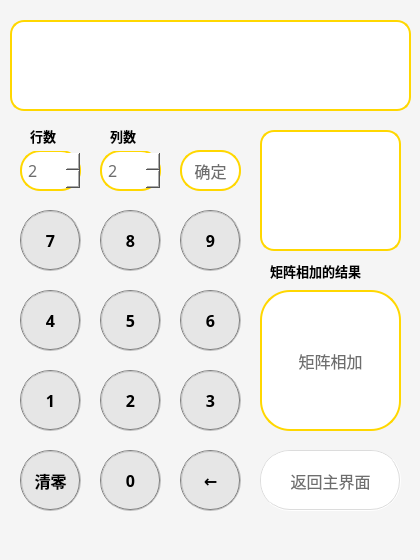
<?xml version="1.0" encoding="UTF-8"?>
<ui version="4.0">
 <class>juzhen</class>
 <widget class="QWidget" name="juzhen">
  <property name="geometry">
   <rect>
    <x>0</x>
    <y>0</y>
    <width>420</width>
    <height>560</height>
   </rect>
  </property>
  <property name="windowTitle">
   <string>Form</string>
  </property>
  <property name="styleSheet">
   <string notr="true">background-color: rgb(245,245,245);</string>
  </property>
  <widget class="QPushButton" name="pushButton_5">
   <property name="geometry">
    <rect>
     <x>100</x>
     <y>290</y>
     <width>61</width>
     <height>61</height>
    </rect>
   </property>
   <property name="font">
    <font>
     <family>Arial Black</family>
     <pointsize>12</pointsize>
     <weight>75</weight>
     <bold>true</bold>
    </font>
   </property>
   <property name="cursor">
    <cursorShape>PointingHandCursor</cursorShape>
   </property>
   <property name="styleSheet">
    <string notr="true">border:2px groove gray;border-radius:30px;padding:2px 4px;
color: rgb(	110,110,110);
background-color: rgb(230,230,230);</string>
   </property>
   <property name="text">
    <string>5</string>
   </property>
  </widget>
  <widget class="QLineEdit" name="lineEdit">
   <property name="geometry">
    <rect>
     <x>10</x>
     <y>20</y>
     <width>401</width>
     <height>91</height>
    </rect>
   </property>
   <property name="styleSheet">
    <string notr="true">border:2px groove gray;border-radius:14px;
color: rgb(100,100,100);
border:2px solid gold;
background-color: rgb(255,255,255);</string>
   </property>
  </widget>
  <widget class="QPushButton" name="pushButton_9">
   <property name="geometry">
    <rect>
     <x>180</x>
     <y>210</y>
     <width>61</width>
     <height>61</height>
    </rect>
   </property>
   <property name="font">
    <font>
     <family>Arial Black</family>
     <pointsize>12</pointsize>
     <weight>75</weight>
     <bold>true</bold>
    </font>
   </property>
   <property name="cursor">
    <cursorShape>PointingHandCursor</cursorShape>
   </property>
   <property name="styleSheet">
    <string notr="true">border:2px groove gray;border-radius:30px;padding:2px 4px;
color: rgb(	110,110,110);
background-color: rgb(230,230,230);</string>
   </property>
   <property name="text">
    <string>9</string>
   </property>
  </widget>
  <widget class="QPushButton" name="pushButton_4">
   <property name="geometry">
    <rect>
     <x>20</x>
     <y>290</y>
     <width>61</width>
     <height>61</height>
    </rect>
   </property>
   <property name="font">
    <font>
     <family>Arial Black</family>
     <pointsize>12</pointsize>
     <weight>75</weight>
     <bold>true</bold>
    </font>
   </property>
   <property name="cursor">
    <cursorShape>PointingHandCursor</cursorShape>
   </property>
   <property name="styleSheet">
    <string notr="true">border:2px groove gray;border-radius:30px;padding:2px 4px;
color: rgb(	110,110,110);
background-color: rgb(230,230,230);</string>
   </property>
   <property name="text">
    <string>4</string>
   </property>
  </widget>
  <widget class="QPushButton" name="pushButton_7">
   <property name="geometry">
    <rect>
     <x>20</x>
     <y>210</y>
     <width>61</width>
     <height>61</height>
    </rect>
   </property>
   <property name="font">
    <font>
     <family>Arial Black</family>
     <pointsize>12</pointsize>
     <weight>75</weight>
     <bold>true</bold>
    </font>
   </property>
   <property name="cursor">
    <cursorShape>PointingHandCursor</cursorShape>
   </property>
   <property name="styleSheet">
    <string notr="true">border:2px groove gray;border-radius:30px;padding:2px 4px;
color: rgb(	110,110,110);
background-color: rgb(230,230,230);</string>
   </property>
   <property name="text">
    <string>7</string>
   </property>
  </widget>
  <widget class="QPushButton" name="pushButton_8">
   <property name="geometry">
    <rect>
     <x>100</x>
     <y>210</y>
     <width>61</width>
     <height>61</height>
    </rect>
   </property>
   <property name="font">
    <font>
     <family>Arial Black</family>
     <pointsize>12</pointsize>
     <weight>75</weight>
     <bold>true</bold>
    </font>
   </property>
   <property name="cursor">
    <cursorShape>PointingHandCursor</cursorShape>
   </property>
   <property name="styleSheet">
    <string notr="true">border:2px groove gray;border-radius:30px;padding:2px 4px;
color: rgb(	110,110,110);
background-color: rgb(230,230,230);</string>
   </property>
   <property name="text">
    <string>8</string>
   </property>
  </widget>
  <widget class="QPushButton" name="pushButton_3">
   <property name="geometry">
    <rect>
     <x>180</x>
     <y>370</y>
     <width>61</width>
     <height>61</height>
    </rect>
   </property>
   <property name="font">
    <font>
     <family>Arial Black</family>
     <pointsize>12</pointsize>
     <weight>75</weight>
     <bold>true</bold>
    </font>
   </property>
   <property name="cursor">
    <cursorShape>PointingHandCursor</cursorShape>
   </property>
   <property name="styleSheet">
    <string notr="true">border:2px groove gray;border-radius:30px;padding:2px 4px;
color: rgb(	110,110,110);
background-color: rgb(230,230,230);</string>
   </property>
   <property name="text">
    <string>3</string>
   </property>
  </widget>
  <widget class="QPushButton" name="pushButton">
   <property name="geometry">
    <rect>
     <x>100</x>
     <y>450</y>
     <width>61</width>
     <height>61</height>
    </rect>
   </property>
   <property name="font">
    <font>
     <family>Arial Black</family>
     <pointsize>12</pointsize>
     <weight>75</weight>
     <bold>true</bold>
    </font>
   </property>
   <property name="cursor">
    <cursorShape>PointingHandCursor</cursorShape>
   </property>
   <property name="styleSheet">
    <string notr="true">border:2px groove gray;border-radius:30px;padding:2px 4px;
color: rgb(	110,110,110);
background-color: rgb(230,230,230);</string>
   </property>
   <property name="text">
    <string>0</string>
   </property>
  </widget>
  <widget class="QPushButton" name="pushButton_1">
   <property name="geometry">
    <rect>
     <x>20</x>
     <y>370</y>
     <width>61</width>
     <height>61</height>
    </rect>
   </property>
   <property name="font">
    <font>
     <family>Arial Black</family>
     <pointsize>12</pointsize>
     <weight>75</weight>
     <bold>true</bold>
    </font>
   </property>
   <property name="cursor">
    <cursorShape>PointingHandCursor</cursorShape>
   </property>
   <property name="styleSheet">
    <string notr="true">border:2px groove gray;border-radius:30px;padding:2px 4px;
color: rgb(	110,110,110);
background-color: rgb(230,230,230);</string>
   </property>
   <property name="text">
    <string>1</string>
   </property>
  </widget>
  <widget class="QPushButton" name="pushButton_delete">
   <property name="geometry">
    <rect>
     <x>180</x>
     <y>450</y>
     <width>61</width>
     <height>61</height>
    </rect>
   </property>
   <property name="font">
    <font>
     <family>Arial Black</family>
     <pointsize>12</pointsize>
     <weight>75</weight>
     <bold>true</bold>
    </font>
   </property>
   <property name="cursor">
    <cursorShape>PointingHandCursor</cursorShape>
   </property>
   <property name="styleSheet">
    <string notr="true">border:2px groove gray;border-radius:30px;padding:2px 4px;
color: rgb(	110,110,110);
background-color: rgb(230,230,230);</string>
   </property>
   <property name="text">
    <string>←</string>
   </property>
  </widget>
  <widget class="QPushButton" name="pushButton_2">
   <property name="geometry">
    <rect>
     <x>100</x>
     <y>370</y>
     <width>61</width>
     <height>61</height>
    </rect>
   </property>
   <property name="font">
    <font>
     <family>Arial Black</family>
     <pointsize>12</pointsize>
     <weight>75</weight>
     <bold>true</bold>
    </font>
   </property>
   <property name="cursor">
    <cursorShape>PointingHandCursor</cursorShape>
   </property>
   <property name="styleSheet">
    <string notr="true">border:2px groove gray;border-radius:30px;padding:2px 4px;
color: rgb(	110,110,110);
background-color: rgb(230,230,230);</string>
   </property>
   <property name="text">
    <string>2</string>
   </property>
  </widget>
  <widget class="QPushButton" name="pushButton_6">
   <property name="geometry">
    <rect>
     <x>180</x>
     <y>290</y>
     <width>61</width>
     <height>61</height>
    </rect>
   </property>
   <property name="font">
    <font>
     <family>Arial Black</family>
     <pointsize>12</pointsize>
     <weight>75</weight>
     <bold>true</bold>
    </font>
   </property>
   <property name="cursor">
    <cursorShape>PointingHandCursor</cursorShape>
   </property>
   <property name="styleSheet">
    <string notr="true">border:2px groove gray;border-radius:30px;padding:2px 4px;
color: rgb(	110,110,110);
background-color: rgb(230,230,230);</string>
   </property>
   <property name="text">
    <string>6</string>
   </property>
  </widget>
  <widget class="QPushButton" name="pushButton_11">
   <property name="geometry">
    <rect>
     <x>20</x>
     <y>450</y>
     <width>61</width>
     <height>61</height>
    </rect>
   </property>
   <property name="font">
    <font>
     <family>黑体</family>
     <pointsize>12</pointsize>
     <weight>75</weight>
     <bold>true</bold>
    </font>
   </property>
   <property name="cursor">
    <cursorShape>PointingHandCursor</cursorShape>
   </property>
   <property name="styleSheet">
    <string notr="true">border:2px groove gray;border-radius:30px;padding:2px 4px;
color: rgb(	110,110,110);
background-color: rgb(230,230,230);</string>
   </property>
   <property name="text">
    <string>清零</string>
   </property>
  </widget>
  <widget class="QPushButton" name="pushButton_10">
   <property name="geometry">
    <rect>
     <x>260</x>
     <y>290</y>
     <width>141</width>
     <height>141</height>
    </rect>
   </property>
   <property name="font">
    <font>
     <family>黑体</family>
     <pointsize>12</pointsize>
    </font>
   </property>
   <property name="cursor">
    <cursorShape>PointingHandCursor</cursorShape>
   </property>
   <property name="styleSheet">
    <string notr="true">border:2px groove gray;border-radius:30px;padding:2px 4px;
color: rgb(110,110,110);
border:2px solid gold;
background-color: rgb(255,255,255);</string>
   </property>
   <property name="text">
    <string>矩阵相加</string>
   </property>
  </widget>
  <widget class="QSpinBox" name="spinhang">
   <property name="geometry">
    <rect>
     <x>20</x>
     <y>150</y>
     <width>61</width>
     <height>41</height>
    </rect>
   </property>
   <property name="font">
    <font>
     <family>黑体</family>
     <pointsize>12</pointsize>
    </font>
   </property>
   <property name="styleSheet">
    <string notr="true">border:2px groove gray;border-radius:20px;padding:2px 4px;
color: rgb(110,110,110);
border:2px solid gold;
background-color: rgb(255,255,255);</string>
   </property>
   <property name="minimum">
    <number>2</number>
   </property>
   <property name="value">
    <number>2</number>
   </property>
  </widget>
  <widget class="QSpinBox" name="spinlie">
   <property name="geometry">
    <rect>
     <x>100</x>
     <y>150</y>
     <width>61</width>
     <height>41</height>
    </rect>
   </property>
   <property name="font">
    <font>
     <family>黑体</family>
     <pointsize>12</pointsize>
    </font>
   </property>
   <property name="styleSheet">
    <string notr="true">border:2px groove gray;border-radius:20px;padding:2px 4px;
color: rgb(110,110,110);
border:2px solid gold;
background-color: rgb(255,255,255);</string>
   </property>
   <property name="minimum">
    <number>2</number>
   </property>
   <property name="value">
    <number>2</number>
   </property>
  </widget>
  <widget class="QLabel" name="label">
   <property name="geometry">
    <rect>
     <x>30</x>
     <y>120</y>
     <width>41</width>
     <height>31</height>
    </rect>
   </property>
   <property name="font">
    <font>
     <family>幼圆</family>
     <pointsize>10</pointsize>
     <weight>75</weight>
     <bold>true</bold>
    </font>
   </property>
   <property name="text">
    <string>行数</string>
   </property>
  </widget>
  <widget class="QLabel" name="label_2">
   <property name="geometry">
    <rect>
     <x>110</x>
     <y>120</y>
     <width>41</width>
     <height>31</height>
    </rect>
   </property>
   <property name="font">
    <font>
     <family>幼圆</family>
     <pointsize>10</pointsize>
     <weight>75</weight>
     <bold>true</bold>
    </font>
   </property>
   <property name="text">
    <string>列数</string>
   </property>
  </widget>
  <widget class="QPushButton" name="pushButton_12">
   <property name="geometry">
    <rect>
     <x>260</x>
     <y>450</y>
     <width>141</width>
     <height>61</height>
    </rect>
   </property>
   <property name="font">
    <font>
     <family>黑体</family>
     <pointsize>12</pointsize>
    </font>
   </property>
   <property name="cursor">
    <cursorShape>PointingHandCursor</cursorShape>
   </property>
   <property name="styleSheet">
    <string notr="true">border:2px groove gray;border-radius:30px;padding:2px 4px;
color: rgb(110,110,110);
border-color:rgb(220,220,220);
background-color: rgb(255,255,255);</string>
   </property>
   <property name="text">
    <string>返回主界面</string>
   </property>
  </widget>
  <widget class="QPushButton" name="pushButton_13">
   <property name="enabled">
    <bool>true</bool>
   </property>
   <property name="geometry">
    <rect>
     <x>180</x>
     <y>150</y>
     <width>61</width>
     <height>41</height>
    </rect>
   </property>
   <property name="font">
    <font>
     <family>黑体</family>
     <pointsize>12</pointsize>
    </font>
   </property>
   <property name="cursor">
    <cursorShape>PointingHandCursor</cursorShape>
   </property>
   <property name="styleSheet">
    <string notr="true">border:2px groove gray;border-radius:20px;padding:2px 4px;
color: rgb(110,110,110);
border:2px solid gold;
background-color: rgb(255,255,255);</string>
   </property>
   <property name="text">
    <string>确定</string>
   </property>
  </widget>
  <widget class="QTextEdit" name="textEdit">
   <property name="geometry">
    <rect>
     <x>260</x>
     <y>130</y>
     <width>141</width>
     <height>121</height>
    </rect>
   </property>
   <property name="font">
    <font>
     <family>黑体</family>
     <pointsize>12</pointsize>
    </font>
   </property>
   <property name="styleSheet">
    <string notr="true">border:2px groove gray;border-radius:14px;
color: rgb(100,100,100);
border:2px solid gold;
background-color: rgb(255,255,255);</string>
   </property>
  </widget>
  <widget class="QLabel" name="label_3">
   <property name="geometry">
    <rect>
     <x>270</x>
     <y>260</y>
     <width>131</width>
     <height>21</height>
    </rect>
   </property>
   <property name="font">
    <font>
     <family>幼圆</family>
     <pointsize>10</pointsize>
     <weight>75</weight>
     <bold>true</bold>
    </font>
   </property>
   <property name="text">
    <string>矩阵相加的结果</string>
   </property>
  </widget>
 </widget>
 <resources/>
 <connections/>
</ui>
